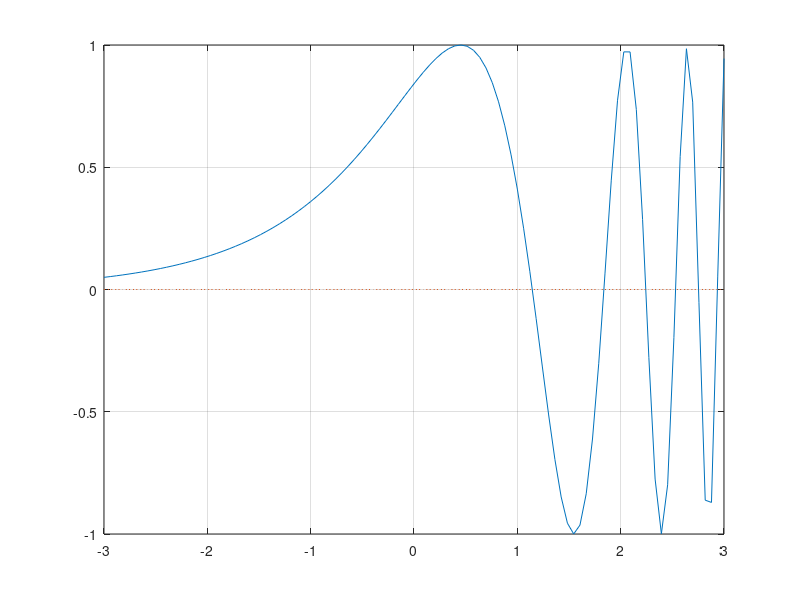

Write MATLAB code to recreate this figure. (Note: this script raises an error after producing the figure.)
%% 3_a
clear;
a = -3;
b = 3;
m = 100;
x = linspace(a, b, m);
f = 'sin(exp(1).^x)';
plot(x , eval(f), x , 0*x, ':');
hold on;
grid on;
z = ginput(1);
[zr, fr] = fzero(f, z(1));
plot(zr, fr, '.r', 'MarkerSize', 20);
plot(z(1), z(2), '.k', 'MarkerSize', 20);

%% 3_b
clear;
a = 0;
b = 2*pi;
m = 100;
x = linspace(a, b, m);
f = 'sin(x.*(1-x))';
plot(x , eval(f), x , 0*x, ':');
hold on;
grid on;
z = ginput(1);
[zr, fr] = fzero(f, z(1));
plot(zr, fr, '.r', 'MarkerSize', 20);
plot(z(1), z(2), '.k', 'MarkerSize', 20);

%% 3_c
clear;
a = 0;
b = 4*pi;
m = 100;
x = linspace(a, b, m);
f = 'x.*sin(x)-cos(x)';
plot(x , eval(f), x , 0*x, ':');
hold on;
grid on;
z = ginput(1);
[zr, fr] = fzero(f, z(1));
plot(zr, fr, '.r', 'MarkerSize', 20);
plot(z(1), z(2), '.k', 'MarkerSize', 20);

%% 3_d
clear;
a = pi/2;
b = 3*pi;
m = 100;
x = linspace(a, b, m);
f = 'sin(x).^2+(1/2-1./x).*cos(x)-1/2';
plot(x , eval(f), x , 0*x, ':');
hold on;
grid on;
z = ginput(1);
[zr, fr] = fzero(f, z(1));
plot(zr, fr, '.r', 'MarkerSize', 20);
plot(z(1), z(2), '.k', 'MarkerSize', 20);

%% 3_e
clear;
a = -2*pi;
b = 6*pi;
m = 100;
x = linspace(a, b, m);
f = '5.*exp(1).^(-0.1.*x).*sin(x)-0.1.*x';
plot(x , eval(f), x , 0*x, ':');
hold on;
grid on;
z = ginput(1);
[zr, fr] = fzero(f, z(1));
plot(zr, fr, '.r', 'MarkerSize', 20);
plot(z(1), z(2), '.k', 'MarkerSize', 20);

%% 4
clear;
root1 = fzero(@(x)x.^2+1, 1i);
root2 = fzero(@(x)x.^2+1, -1i);
syms x;
f = x^2+1;
solve1 = solve(f);
disp(root1);
disp(root2);
disp(solve1);

%% 5
clear;
a = -1;
b = 1;
m = 100;
x = linspace(a, b, m);
f = 'x.^2-exp(1).^(0.001+x.^2)';
plot(x , eval(f));
syms x;
f = x-exp(1)^(0.001+x^2);
solve1 = solve(f);
disp(solve1);

%% Метод Ньютона
clear;
a = -10;
b = 10;
m = 100;
x = linspace(a, b, m);
h = 1;
iter = 100;
eps = 0.01;
f = '1+x.*sin(x)';
plot(x , eval(f), x , 0*x, ':');
z = ginput(1);
hold on;
F = @(x)1+x.*sin(x);
DF = @(x)sin(x)+x.*cos(x);
x0 = z(1)+a;
x1 = z(1)+b;
Xi = (x0+x1)/2; 
Yo = F(x0);
i = 0;
while abs(Yo) > eps && i < iter
    Xiplus = Xi - F(Xi)/DF(Xi);
    Xi = Xiplus;
    Y = F(Xiplus);
    i = i+1;
end
plot(z(1), z(2), '.k', 'MarkerSize', 20);
plot(Xiplus, Y, '.r', 'MarkerSize', 20);
grid on;
